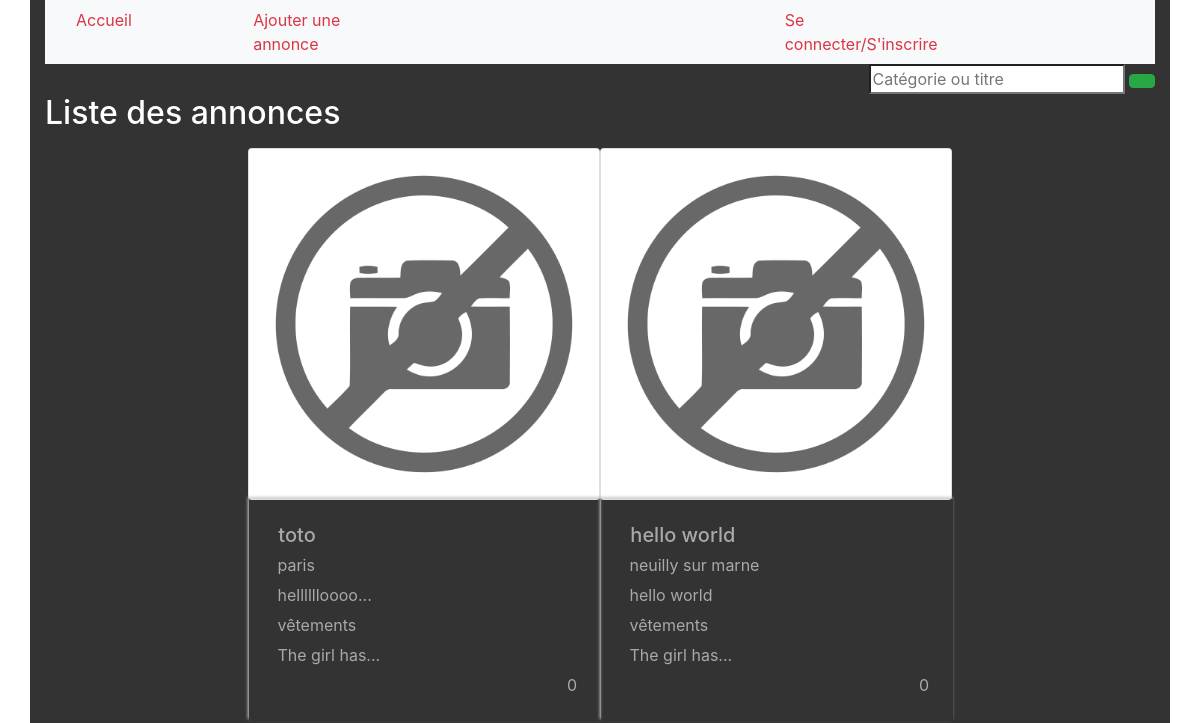
Before: /accueil.php with the older database file.
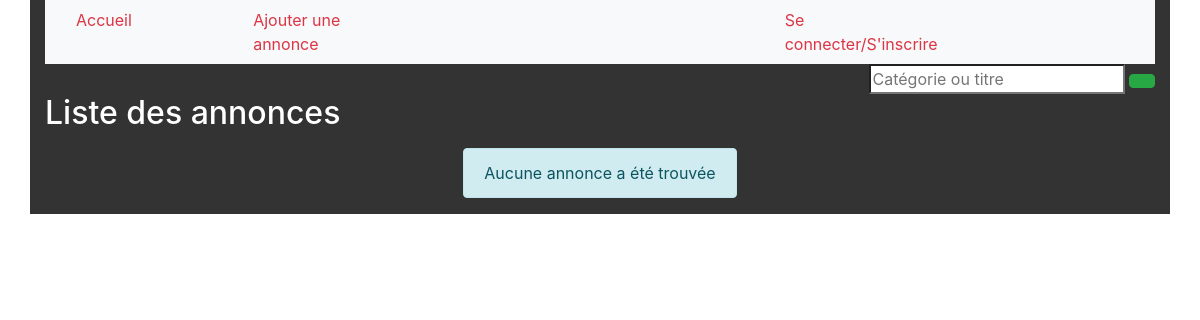
After: the same page with the newer database file.
### tables this page shows
CREATE TABLE `advert` (
  `id_advert` int(11) NOT NULL,
  `title` varchar(80) NOT NULL,
  `text` text NOT NULL,
  `date` datetime NOT NULL DEFAULT CURRENT_TIMESTAMP,
  `addr` varchar(120) NOT NULL,
  `city` varchar(120) NOT NULL,
  `pc` varchar(5) NOT NULL,
  `likes` int(255) NOT NULL DEFAULT '0',
  `category` int(11) NOT NULL,
  `user` varchar(150) NOT NULL
);

CREATE TABLE `category` (
  `id_category` int(11) NOT NULL,
  `label` varchar(80) NOT NULL DEFAULT 'aucune'
);

### classes/AdvertManager.php (called while the page is built, shortened)
<?php
require_once 'Advert.php';
class AdvertManager {
  private $pdo = null;
  private function connect() {
    try {
      $this->pdo = new PDO('mysql:host=localhost;dbname=annonce', 'root', '');
    } catch(PDOException $e) {
      var_dump($e);
    }
  }
  public function findAll($search = null) {
    $select = ' SELECT          A.id_advert,
                                A.title,
                                A.text,
                                A.date,
                                A.addr,
                                A.city,
                                A.pc,
                                A.likes,
                                C.label,
                                U.last_name,
                                U.first_name
                FROM            advert    A
                LEFT  JOIN      category  C
                ON              A.category = C.id_category
                JOIN            user      U
                ON              A.user = U.email
              ';
    $select .= 'ORDER BY        A.likes   DESC,date DESC';
    $query = $this->pdo->prepare($select);
    $adverts = [];
    if($query->execute()){
      $rows = $query->fetchAll(PDO::FETCH_OBJ);
      foreach($rows as $row) {
        $advert = new Advert(
                              $row->title,
                              $row->text,
                              $row->date,
                              $row->addr,
                              $row->city,
                              $row->pc,
                              $row->likes,
                              $row->label,
                              $row->first_name.' '.$row->last_name
                            );
        $advert->setId($row->id_advert);
        array_push($adverts,$advert);
      }
    }
    return $adverts;
  }
}

### classes/Advert.php (called while the page is built, shortened)
<?php
  class Advert {
    private $title;
    private $text;
    private $city;
    private $likes;
    private $category;
    private $user;
    private $photoCollection;
    function __construct($title, $text, $date,$addr,$city, $pc,$likes,$category,$user) {
      $this->title = $title;
      $this->text = $text;
      $this->city = $city;
      $this->likes = $likes;
      $this->category = $category;
      $this->user = $user;
    }
    public function getTitle() { return $this->title; }
    public function getText() { return $this->text; }
    public function getCity() { return $this->city; }
    public function getLikes() { return $this->likes; }
    public function getCategory() { return $this->category; }
    public function getUser() { return $this->user; }
    public function getPhotoCollection() { return $this->photoCollection; }
    public function setId($id) { return $this->id = $id; }
    public function setPhotoCollection($photos) { return $this->photoCollection = $photos; }
  }

### classes/MyFunctions.php (called while the page is built)
<?php
  class MyFunctions{
    public static function showLessText($string,$length){
      $length = intval($length);
      return (strlen($string) > $length)?substr($string,0,($length-3)).'...':$string;
    }
  }

### public/accueil.php (the view, shortened to what this page needs)
<?php
  require_once '../classes/AdvertManager.php';
  require_once '../classes/Advert.php';
  require_once '../classes/MyFunctions.php';
  $advertManager = new AdvertManager();
  $search = isset($_POST['search'])?htmlspecialchars($_POST['search']):null;
  $adverts = $advertManager->findAll($search);
?>
<!DOCTYPE html>
<html lang="en" dir="ltr">
  <head>
    <?php include 'inc/css.inc.php' ?>
  </head>
  <body>
    <div class="container">
      <?php include 'inc/menu.inc.php';?>
      <?php include 'inc/search.inc.php' ?>
          <section>
            <h2>Liste des annonces</h2>
              <?php
              $html = '<div class="flex-center">';
              if($adverts)
              {
                foreach($adverts as $advert)
                {
                  $photos = $advert->getPhotos();
                  $advert->setPhotoCollection($photos);
                  $src = ($advert->getMainPhoto())?$advert->getMainPhoto()->getSrc():'no_image.png';
                  $idPhoto = ($advert->getMainPhoto())?$advert->getMainPhoto()->getId():-1;
                  $html .= '<div class="card">';
                    $html .= '<img data-idPhoto="'.$idPhoto.'" class="card-img-top" src="img/'.$src.'" alt="Photo principale de l\'annonce">';
                    $html .= '<div class="card-body">';
                      $html .= '<h5 class="card-title glyphicon glyphicon-header">&nbsp;'.$advert->getTitle().'</h5>';
                      $html .= '<p><span class="glyphicon glyphicon-map-marker">&nbsp;'.$advert->getCity().'</span></p>';
                      $html .= '<p class="glyphicon glyphicon-list-alt card-text">&nbsp;'.MyFunctions::showLessText($advert->getText(),15).'</p>';
                      $html .= '<p><span class="glyphicon glyphicon-tag">&nbsp;'.$advert->getCategory().'</span></p>';
                      $html .= '<p><span class="glyphicon glyphicon-user">&nbsp;'.MyFunctions::showLessText($advert->getUser(),15).'</span></p>';
                      $html .= '<div class="flex-between">';
                      $html .= '<div><a href="annonceDetail.php?id='. $advert->getId() .'"><span class="glyphicon glyphicon-eye-open"></span></a></div>';
                      $html .= '<div><span data-id="'.$advert->getId().'" data-likes="'.$advert->getLikes().'" class="glyphicon glyphicon-heart text-danger"></span>&nbsp;<span>' .$advert->getLikes() . '</span></div>';
                      $html .= '</div>';
                    $html .= '</div>';
                  $html .= '</div>';
                }
              }
              else
              {
                $html .='<p class="alert alert-info">Aucune annonce a été trouvée</p>';
              }
              $html .= '</div>';
              echo $html;
              ?>
        </section>
    </div>
  </body>
</html>

### public/inc/css.inc.php (shortened to what this page needs)
<link rel="stylesheet" href="https://stackpath.bootstrapcdn.com/bootstrap/4.1.3/css/bootstrap.min.css">
<link href="//netdna.bootstrapcdn.com/bootstrap/3.0.0/css/bootstrap-glyphicons.css" rel="stylesheet">
<link rel="stylesheet" href="css/app.css">

### public/inc/menu.inc.php
<nav class="navbar navbar-expand-lg navbar-light bg-light col-12">
  <ul class="navbar-nav col-12">
    <li class="nav-item col-2">
      <a href="accueil.php">Accueil</a>
    </li>
    <li class="nav-item col-2">
      <a href="ajouterAnnonce.php">Ajouter une annonce</a>
    </li>
    <?php if(isset($_SESSION['email'])) :?>
    <li class="nav-item offset-4 col-2">
      <a href="#"><?= $_SESSION['firstName']?></a>
    </li>
    <li class="nav-item col-2">
      <a href="deconnexion.php">Déconnexion</a>
    </li>
    <?php else :?>
    <li class="nav-item offset-4 col-2">
      <a href="index.php">Se connecter/S'inscrire</a>
    </li>
    <?php endif;?>
  </ul>
</nav>

### public/inc/search.inc.php (shortened to what this page needs)
<div class="flex-end">
  <div>
  <form action="" method="post">
    <input type="search" name="search" placeholder="Catégorie ou titre">
    <button type="submit" class="btn btn-success">
    </button>
  </form>
</div>
</div>

### public/css/app.css (style rules this page uses)
.container { background-color: rgb(51, 51, 51); color:#fff; }
nav a { color:rgb(220, 53, 69); }
.flex-center, .flex-end, .flex-between { display: flex; flex-wrap: wrap; }
.flex-center { justify-content: center; }
.flex-end { justify-content: flex-end; }
.flex-between { justify-content: space-between; }
.card, .card-body { width:22rem; height:22rem; color:darkgrey; }
.card { margin-bottom: 23rem; }
.card-body { box-shadow: -1px -2px 3px #ccc; }
.card-img-top { width: 100%; min-height: 100%!important; }
.card-body>* { margin:2px; padding: 2px; }

Changed rows visible on the page:
removed advert: title "toto", city "paris", text "helllllloooo...", category.label "vêtements", User "The girl has...", likes "0"
removed advert: text "hello world", city "neuilly sur marne", category.label "vêtements", User "The girl has...", likes "0"
Other visible differences:
text now shown: "Aucune annonce a été trouvée"
